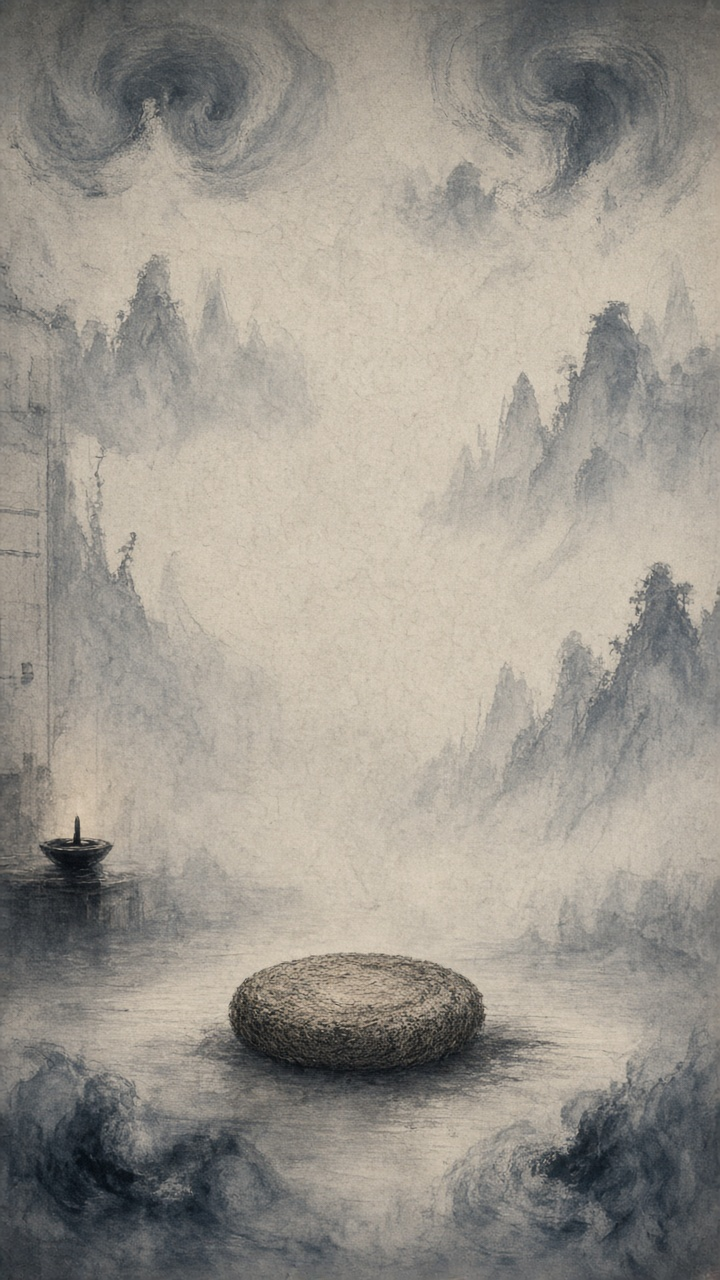
#> input picture art_src/bg_biguan.jpg, 720 x 1280 px
$ python reg.py ../../art_src/bg_biguan.jpg ../../art_src/bg_chasi.jpg
#> lines starting #> are read from the running program, lines starting #| are printed output that depends on the picture; long printed decimals are rounded
#> further down, b is the input picture: shape (1280, 720, 3); mean B, G, R 141.6, 150.5, 155.6
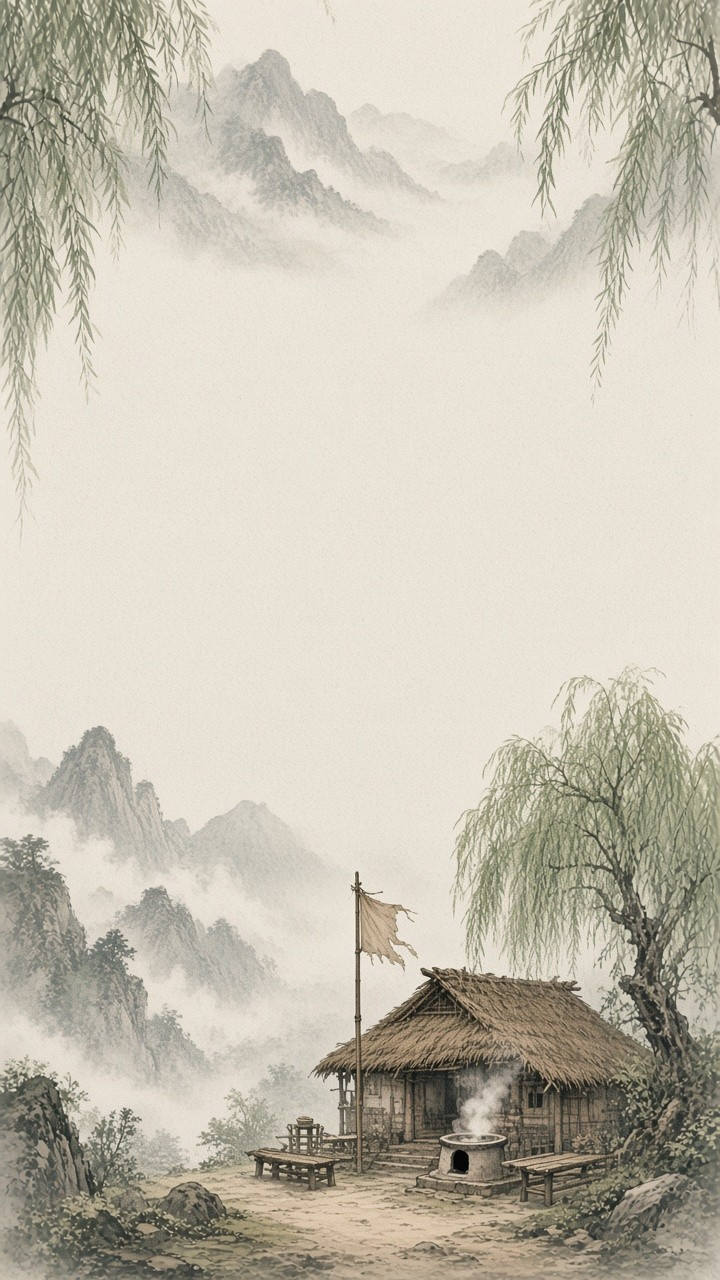
#> input picture art_src/bg_chasi.jpg, 720 x 1280 px
#> further down, i is the input picture: shape (1280, 720, 3); mean B, G, R 178.4, 192.7, 198.3
import cv2, numpy as np
def register(base, img, mask_base=None):
    """SIFT + RANSAC 相似变换，把 img 对齐到 base。返回 (warped, M, inliers)"""
    g1=cv2.cvtColor(base,cv2.COLOR_BGR2GRAY); g2=cv2.cvtColor(img,cv2.COLOR_BGR2GRAY)
#> after `g2 = cv2.cvtColor(img, cv2.COLOR_BGR2GRAY)`:
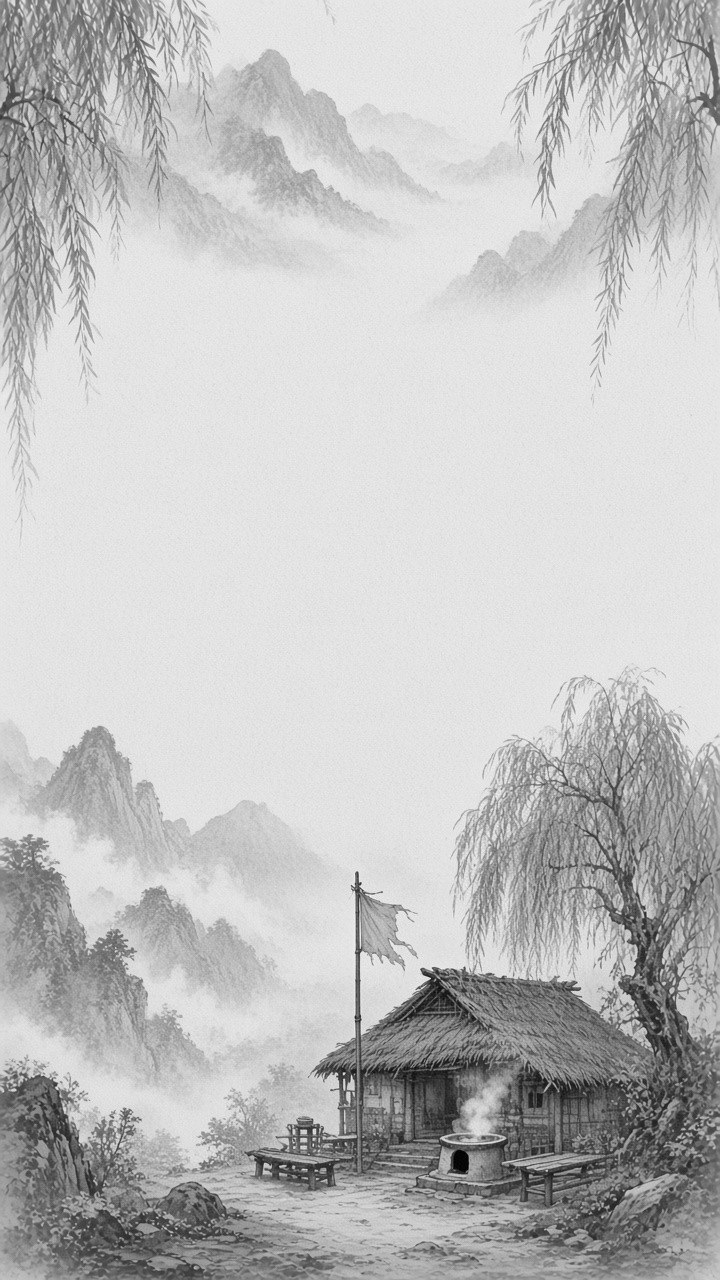
#> g2: shape (1280, 720); min 0, max 251, mean 192.5
    sift=cv2.SIFT_create(4000)
    k1,d1=sift.detectAndCompute(g1,mask_base); k2,d2=sift.detectAndCompute(g2,None)
#> after `k1, d1 = sift.detectAndCompute(g1, mask_base)`: k1 = 1959 keypoints; strongest (x, y, size): (444, 1048, 70.4), (77, 862, 33.4), (271, 1044, 64.2), (69, 835, 6.9)
#> after `k2, d2 = sift.detectAndCompute(g2, None)`: k2 = 4001 keypoints; strongest (x, y, size): (460, 1162, 12.8), (314, 1131, 3), (357, 874, 2.9), (428, 978, 2.3)
    m=cv2.BFMatcher().knnMatch(d2,d1,k=2)
#> m = 4001 matches
    good=[a for a,b in m if a.distance<0.72*b.distance]
#> good = 6 matches
    src=np.float32([k2[a.queryIdx].pt for a in good]); dst=np.float32([k1[a.trainIdx].pt for a in good])
#> after `src = np.float32([k2[a.queryIdx].pt for a in good])`: src = [[45.16, 1108.1], [543, 979.9], [100.3, 728], [477.1, 1148.1], [466.8, 1167.9], [374, 955.4]]
#> after `dst = np.float32([k1[a.trainIdx].pt for a in good])`: dst = [[557, 1068.2], [622.4, 633.3], [622.1, 304], [57.07, 471.9], [622.1, 304], [113.1, 568]]
    M,inl=cv2.estimateAffinePartial2D(src,dst,method=cv2.RANSAC,ransacReprojThreshold=3,maxIters=5000)
#> M = [[-18.33, 18.89, -12882.3], [-18.89, -18.33, 30522]]; inl = [0, 0, 0, 1, 1, 0]
    w=cv2.warpAffine(img,M,(base.shape[1],base.shape[0]),flags=cv2.INTER_CUBIC,borderMode=cv2.BORDER_REPLICATE)
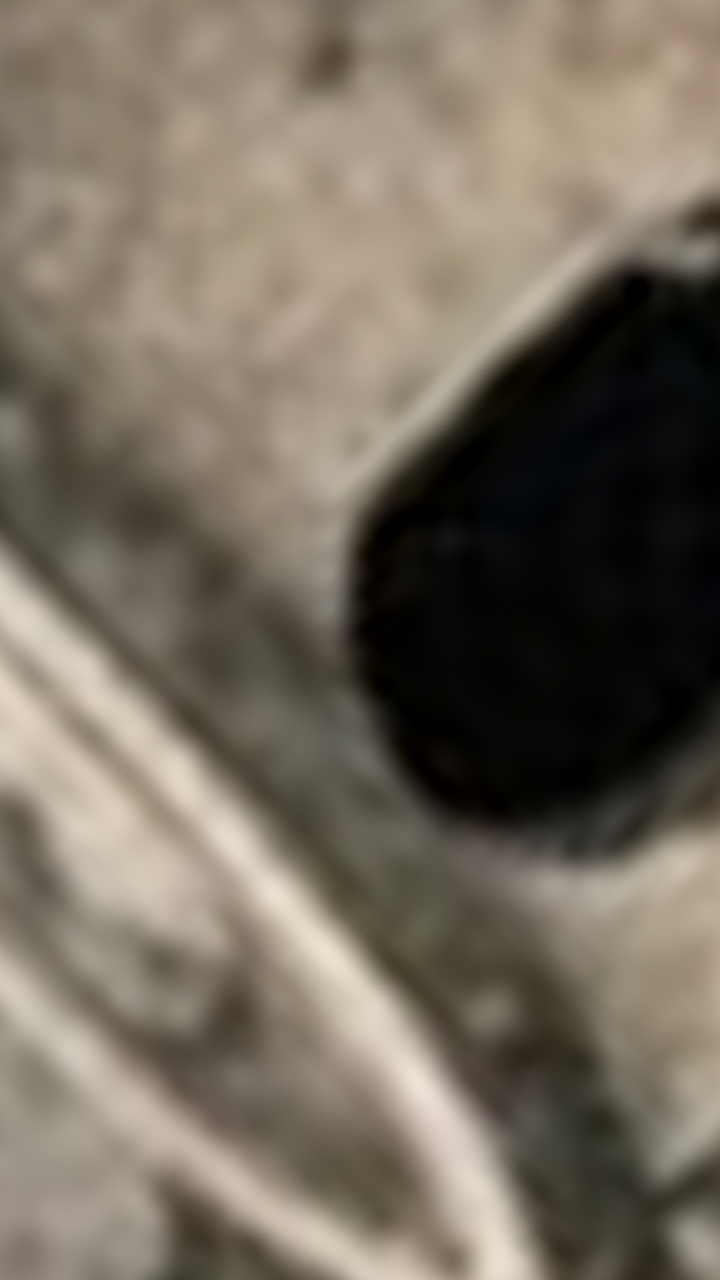
#> w: shape (1280, 720, 3); mean B, G, R 95.2, 108.5, 117.6
    return w,M,int(inl.sum()),len(good)
if __name__=='__main__':
    import sys
    b=cv2.imread(sys.argv[1]); i=cv2.imread(sys.argv[2])
    w,M,n,g=register(b,i); print(M.round(4).tolist(),n,g, 'scale',np.hypot(M[0,0],M[0,1]))
#> after `w, M, n, g = register(b, i)`: n = 2; g = 6
#| [[-18.3252, 18.8866, -12882.3143], [-18.8866, -18.3252, 30522.0163]] 2 6 scale 26.316
    d=np.abs(w.astype(int)-b.astype(int)).sum(2).clip(0,255).astype(np.uint8)
    cv2.imwrite('/tmp/diff.png',d); cv2.imwrite('/tmp/warp.png',w)
    cv2.imwrite('/tmp/blend.png',cv2.addWeighted(b,0.5,w,0.5,0))
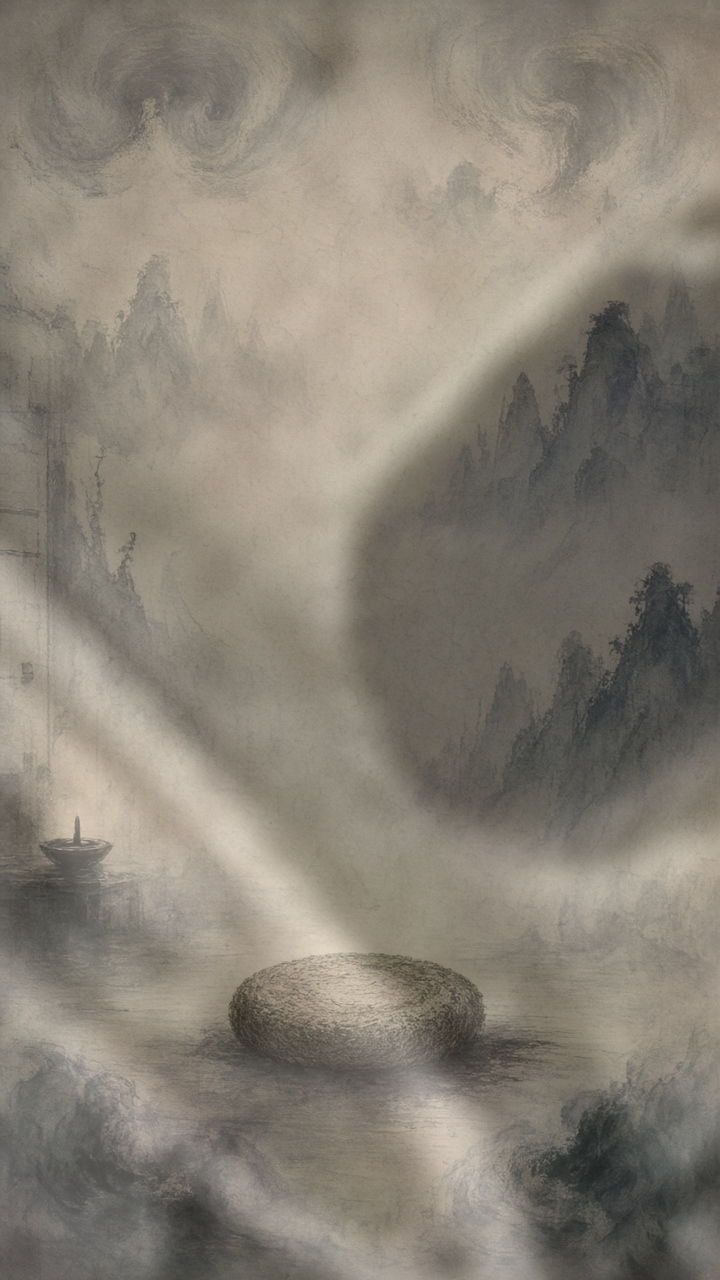
#> saved as blend.png: shape (1280, 720, 3); mean B, G, R 118.4, 129.5, 136.6
